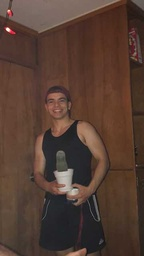
#> input picture tsp_art/images/marv.JPG, 144 x 256 px, shrunk from 360 x 640 before the run, found by its file name
$ python main.py
#> lines starting #> are read from the running program, lines starting #| are printed output that depends on the picture; long printed decimals are rounded
### tsp_art/voronoi_stippler.py
from scipy import spatial
from PIL import Image
import numpy as np
import os
import random
import itertools
import math


def clear_image(width, height, put_pixel):
    for y in range(height):
        for x in range(width):
            put_pixel((x, y), 255)


def draw_image(points, put_pixel):
    points = list(points)
    for i in range(len(points)):
        pt = int(points[i][0]), int(points[i][1])
        if pt == (0, 0):
            # Skip pixels at origin - they'll break the TSP art
            continue
        put_pixel(pt, 0)


# create weighted voroni diagram based off of densities
def sum_regions(centroids, centroid_sums, densities, step, width, height):

    # create KDTree, used to find k nearest neighbors
    tree = spatial.KDTree(list(zip(centroids[0], centroids[1])))

    x = np.arange(step / 2.0, width, step)
    y = np.arange(step / 2.0, height, step)
    point_matrix = list(itertools.product(x, y))
    nearest_neighbors = tree.query(point_matrix)[1]

    for i in range(len(point_matrix)):
        point = point_matrix[i]
        x = point[0]
        y = point[1]
        r = densities[int(y)][int(x)]
        centroid_index = nearest_neighbors[i]
        centroid_sums[0][centroid_index] += r * x
        centroid_sums[1][centroid_index] += r * y
        centroid_sums[2][centroid_index] += r


# calculate centroids and update weighted voronoi diagram
def compute_centroids(centroids, centroid_sums, width, height):
    centroid_delta = 0
    for i in range(len(centroids[0])):
        # densities are 0 and put centroids elsewhere
        if not centroid_sums[2][i]:
            centroids[0][i] = random.randrange(width)
            centroids[1][i] = random.randrange(height)
        # update data using riemann sums
        else:
            centroid_sums[0][i] /= centroid_sums[2][i]
            centroid_sums[1][i] /= centroid_sums[2][i]

            p1 = (centroid_sums[0][i] - centroids[0][i]) ** 2
            p2 = (centroid_sums[1][i] - centroids[1][i]) ** 2
            centroid_delta += (p1 + p2)

            centroids[0][i] = centroid_sums[0][i]
            centroids[1][i] = centroid_sums[1][i]
    return centroid_delta


# increase size of image to show whitespace better and draw final output
# [12 lines left out: function magnify_and_draw_points, not called in this run]


# compute the weighted voronoi stippling for an image
def main_voronoi(image, stipple_mult = 4, convergence = 5, color = True):

    # used to add more stipples for more detail

    # convergence goal for the stipples, want centroid delta to be below it
    # most times after 50 iterations it seems to slow down a lot
    # Values tried 0.5, 1, 5, 10, 20, 50
    # 0.5 is to high and it takes forever
    convergence = 5

    # set up output folder
    folder_base = "output_color_shoe/"
    os.makedirs(folder_base)

    # load in imagage and get data for it
    image_load = image.load()
    put_pixel = image.putpixel
    width, height = image.size
    stipples = int(math.hypot(height, width) * stipple_mult)

    print("Creating", stipples, "stipples with convergence of", str(convergence) + ".")

    # get random centroids for voroni
    c_X = []
    c_Y = []
    for x in range(stipples):
        c_X.append(random.randrange(width))
    for y in range(stipples):
        c_Y.append(random.randrange(height))
    centroids = [c_X, c_Y]

    # get densities of each pixel
    densities = [[0] * width for y in range(height)]
    for y in range(height):
        for x in range(width):
            densities[y][x] = 1 - image_load[x, y] / 255.0

    # set all pixels in image to be 255
    clear_image(width, height, put_pixel)
    # draw image using centroids

    draw_image(zip(centroids[0], centroids[1]), put_pixel)
    # save image to folder
    image.save(folder_base + "iteration_0.png", "PNG")

    # x,y and density
    centroid_sums = [[0] * stipples, [0] * stipples, [0] * stipples]

    # count number of passes
    iteration = 0
    # used when image has stopped converging
    resolution = 1.0
    done = False
    # used to check convergence
    last_centroid_delta = math.inf
    while not done:

        # iterate
        iteration += 1

        # zero sums before iteration starts
        for component in centroid_sums:
            for ele in range(len(component)):
                component[ele] = 0

        # shade regions and sum centroid regions
        sum_regions(centroids, centroid_sums, densities, resolution, width, height)

        # recompute centroids
        centroid_delta = compute_centroids(centroids, centroid_sums, width, height)

        # print change in centroid
        print(str(iteration) + "   centroid delta: " + str(centroid_delta))

        # save what image looks like after current iteration
        clear_image(width, height, put_pixel)
        draw_image(zip(centroids[0], centroids[1]), put_pixel)
        image.save(folder_base + "iteration_" + str(iteration) + ".png", "PNG")

        # [10 lines of commented-out code are left out]

        if centroid_delta == 0.0:
            resolution *= 2
            convergence = resolution * convergence
            print("Convergence has slowed, updating convergence")
            print("New convergence is " + str(convergence))

        # exit if reached convergence goal
        elif centroid_delta < convergence * resolution:
            done = True

    # Final print statement.
    print("Magnify image and draw points.")
    if not color:
        return magnify_and_draw_points(zip(centroids[0], centroids[1]), width, height, stipple_mult)
    else:
        return image

### tsp_art/main.py
import voronoi_stippler
import tsp_connector
import get_color
from PIL import Image


def __main__():

    # load images
    folder_path = "images/"
    image_filename = "marv.jpg"
    image = Image.open(folder_path + image_filename).convert('L')
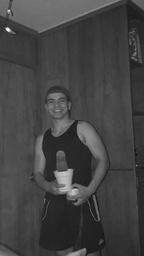
#> image: PIL image 144x256 L; min 19, max 247, mean 67.3

    original_image = Image.open(folder_path + image_filename)
#> original_image is the input picture: PIL image 144x256 RGB; mean R, G, B 84.9, 61.6, 50.9
    # converts to remove if more than 255 colors, some photos have more than 255 which
    # causes program to crash comment out if not needed
    original_image = original_image.convert('P')
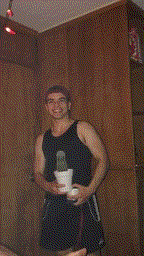
#> original_image: PIL image 144x256 P; mean R, G, B 84.9, 61.5, 51
    original_image = original_image.convert('RGB')
    original_image.show()
    color_bool = True

    # create stipples on image and save image
    voronoi_image = voronoi_stippler.main_voronoi(image, stipple_mult=6, convergence=30, color=color_bool)
#| Creating 1762 stipples with convergence of 5.
#> after the loop in main_voronoi, `for y in range(height):`: densities = 256 items
#> in main_voronoi, `image.save(folder_base + "iteration_0.png", "PNG")`:
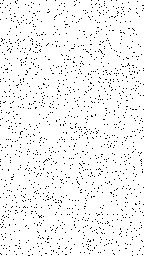
#> saved as iteration_0.png: PIL image 144x256 L; 95.4% white; black in thin lines or dots
#> the loop in main_voronoi, `while not done:` made 16 passes
#> centroid_delta on passes 1 to 12: 2755.6, 556.2, 218.8, 117.2, 77.16, 54.69, 38.48, 30.58, 22.45, 16.06, 11.81, 8.04
#| 1   centroid delta: 2755.564
#| 2   centroid delta: 556.181
#| 3   centroid delta: 218.778
#| 4   centroid delta: 117.247
#| 5   centroid delta: 77.156
#| 6   centroid delta: 54.689
#| 7   centroid delta: 38.480
#| 8   centroid delta: 30.583
#> (further printed lines are left out)
#> pass 1, in main_voronoi, `image.save(folder_base + "iteration_" + str(iteration) + ".png", "PNG")`:
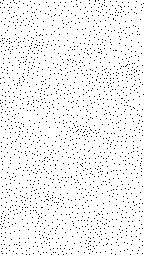
#> saved as iteration_1.png: PIL image 144x256 L; 95.2% white; black in thin lines or dots
#> pass 2, in main_voronoi, `image.save(folder_base + "iteration_" + str(iteration) + ".png", "PNG")`:
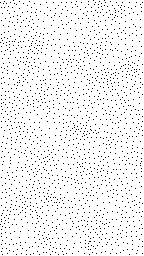
#> saved as iteration_2.png: PIL image 144x256 L; 95.2% white; black in thin lines or dots
#> after the loop in main_voronoi, `while not done:`:
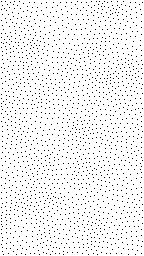
#> image: PIL image 144x256 L; 95.2% white; black in thin lines or dots
#> after the loop in main_voronoi, `while not done:`: component = 1762 values, max 28.34 at index 1146, min 5.07 at index 199, mean 15.4; convergence = 5; iteration = 16; resolution = 1
    voronoi_image.show()
    voronoi_image.save("output_color/" + image_filename + "_voronoi" + ".png", "PNG")

    # colored tsp
    # (255,255,255) for black background and (0,0,0) for white
    if color_bool:
        print("Coloring tsp")
#> (the run stopped early here; a loop or call above may not have finished)

$ run again, with tsp_art/images/aloe.jpg copied over tsp_art/images/marv.JPG
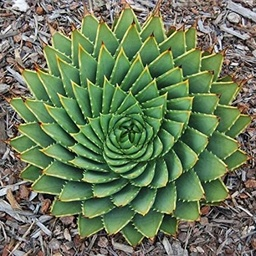
#> input picture tsp_art/images/aloe.jpg, 256 x 256 px, shrunk from 450 x 450 before the run, found by its file name
#> in __main__, original_image is the input picture: PIL image 256x256 RGB; mean R, G, B 105, 123, 89.6
#> original_image: PIL image 256x256 P
#| Creating 2172 stipples with convergence of 5.
#> after the loop in main_voronoi, `for y in range(height):`: densities = 256 items
#> in main_voronoi, `image.save(folder_base + "iteration_0.png", "PNG")`:
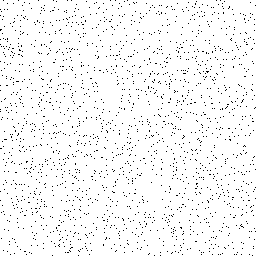
#> saved as iteration_0.png: PIL image 256x256 L; 96.7% white; black in thin lines or dots
#> the loop in main_voronoi, `while not done:` made 22 passes
#> centroid_delta on passes 1 to 8: 4725, 936.3, 372.8, 210.8, 139.1, 100, 72.03, 58.93
#> (printed output is left out)
#> after the loop in main_voronoi, `while not done:`:
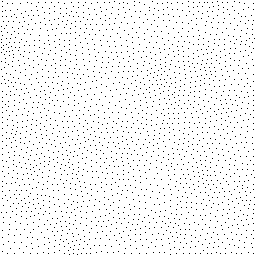
#> image: PIL image 256x256 L; 96.7% white; black in thin lines or dots
#> after the loop in main_voronoi, `while not done:`: component = 2172 values, max 31.86 at index 898, min 3.79 at index 1654, mean 16.71; convergence = 5; iteration = 22; resolution = 1
